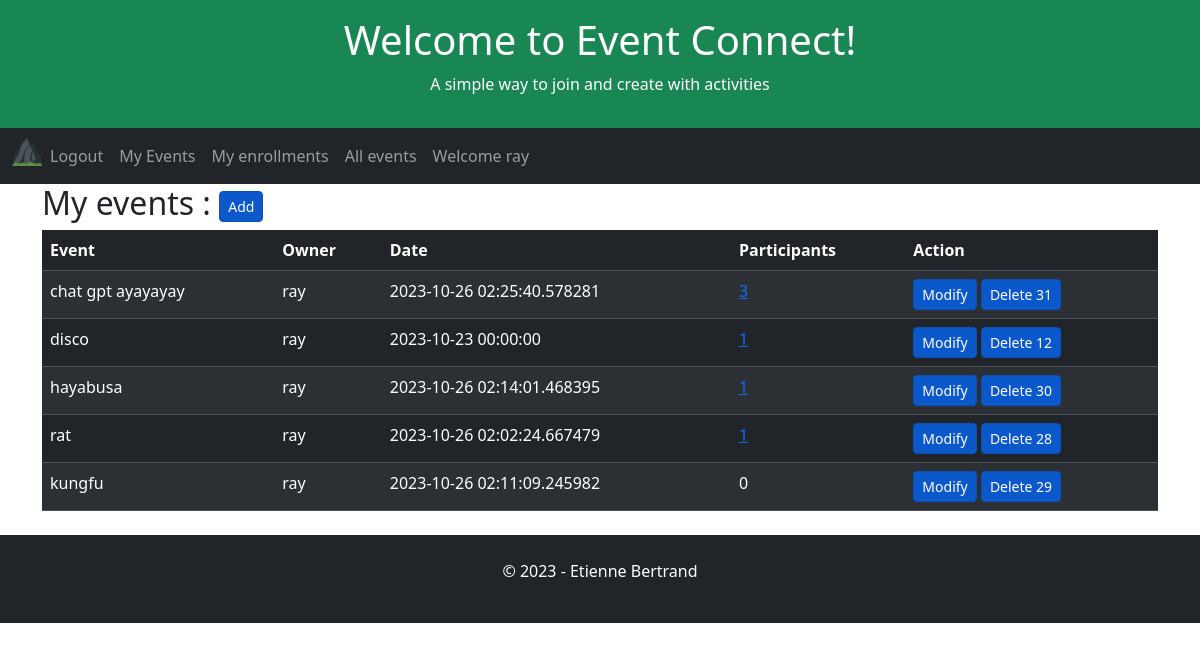
The app's page /user-events (signed in) with its own data.
### app/models.py (models this page shows, shortened)
class User(UserMixin, db.Model):
    id = db.Column(db.Integer, primary_key=True)
    username = db.Column(db.String(64), index=True, unique=True)
    email = db.Column(db.String(120), index=True, unique=True)
    password_hash = db.Column(db.String(128))

class Event(db.Model):
    id = db.Column(db.Integer, primary_key=True)
    user_id = db.Column(db.Integer, db.ForeignKey('user.id', name='fk_event_user'), nullable=False)
    title = db.Column(db.String(255), nullable=False)
    date = db.Column(db.DateTime, index=True, default=datetime.utcnow)

### app/routes.py (the view)
@app.route('/user-events', methods=['GET', 'POST', 'UPDATE'])
@login_required
def userEvents():
    global appName, appSlogan, appTitle, db
    user_id = current_user.id
    userEvents = db.session.query(
        Event.user_id,
        Event.id,
        User.username.label("owner"),
        Event.date,
        Event.title,
        func.count(Enrollment.user_id).label('participants')
    ).outerjoin(User, Event.user_id == User.id
    ).outerjoin(Enrollment, Event.id == Enrollment.event_id
    ).filter(
        Event.user_id == user_id
    ).group_by(
        Event.user_id,
        Event.date,
        Event.title
    ).order_by(
         func.count(Enrollment.user_id).label('participants').desc(),
         Event.title
    ).all()
    return render_template(
        'user-events.html',
        appName=appName,
        appTitle=appTitle,
        appSlogan=appSlogan,
        userEvents=userEvents
    )

### app/models.py (called while the page is built)
@login.user_loader
def load_user(id):
    return User.query.get(int(id))

### app/templates/user-events.html (shortened to what this page needs)
{% extends "home.html" %}
{% block content %}
    <h2>My events : <a href="{{ url_for('event') }}" class="btn btn-primary btn-sm active" role="button" aria-pressed="true">Add</a></h2>
        <table class="table table-dark table-hover table-striped">
            <thead>
            <tr>
                <th>Event</th>
                <th>Owner</th>
                <th>Date</th>
                <th>Participants</th>
                <th>Action</th>
            </tr>
            </thead>
            <tbody>
                {% for event in userEvents %}
                    <tr>
                        <td>{{ event.title }}</td>
                        <td>{{ event.owner }}</td>
                        <td>{{ event.date }}</td>
                        {% if event.participants > 0 %}
                        <td><a href="{{ url_for('eventEnrollments') }}/{{event.id}}" aria-pressed="true">{{ event.participants }}</a></td>
                        {% else %}
                        <td>{{ event.participants }}</td>
                    {% endif %}
                        <td>
                            <a href="{{ url_for('event') }}/{{event.id}}" class="btn btn-primary btn-sm active" role="button" aria-pressed="true">Modify</a>
                            <a href="{{ url_for('event') }}" class="btn btn-primary btn-sm active" role="button" aria-pressed="true" data-bs-toggle="modal" data-bs-target="#exampleModal" data-bs-whatever="{{event.id}}" >Delete {{ event.id }}</a>
                        </td>
                    </tr>
                {% endfor %}
            </tbody>
        </table>
{% endblock %}

### app/templates/home.html (shortened to what this page needs)
<!DOCTYPE html>
<html lang="en">
<head>
    <link href="https://cdn.jsdelivr.net/npm/bootstrap@5.3.2/dist/css/bootstrap.min.css" rel="stylesheet">
</head>
<body>
    <div class="p-3 bg-success text-white text-center">
    {% if appTitle %}
        <h1>{{ appTitle }}</h1>
        {% else %}
        <h1>hard coded appTitle xyz</h1>
    {% endif %}
    {% if appSlogan %}
        <p>{{ appSlogan }}</p>
        {% else %}
        <p>hard coded appSlogan xyz</p>
    {% endif %}
    </div>
    <nav class="navbar navbar-expand-lg bg-dark navbar-dark">
        <div class="container-fluid">
            <div class="collapse navbar-collapse" id="navbarNav">
            <ul class="navbar-nav">
                <li class="nav-item">
                    <a class="nav-brand" href="{{ url_for('index') }}">
                        <img src="{{ url_for('static', filename='/favicon_io/favicon-32x32.png') }}" width="30" height="30" alt="">
                    </a>
                </li>
                {% if current_user.is_anonymous %}
                <li class="nav-item">
                <a class="nav-link" href="{{ url_for('login') }}">Login</a>
                </li>
                <li class="nav-item">
                    <a class="nav-link" href="{{ url_for('register') }}">Subscribe</a>
                </li>
                {% else %}
                <li class="nav-item">
                    <a class="nav-link" href="{{ url_for('logout') }}">Logout</a>
                </li>
                <li class="nav-item">
                    <a class="nav-link" href="{{ url_for('userEvents') }}">My Events</a>
                </li>
                <li class="nav-item">
                    <a class="nav-link" href="{{ url_for('userEnrollments') }}">My enrollments</a>
                <li class="nav-item">
                    <a class="nav-link" href="{{ url_for('allEvents') }}">All events</a>
                </li>
                <li class="nav-item">
                    <a class="nav-link" href="{{ url_for('index') }}">Welcome {{ current_user.username }}</a>
                </li>
                {% endif %}
            </ul>
            </div>
        </div>
    </nav>
    <div class="container">
        {% block content %}{% endblock %}
    </div>
    <div class="mt-4 p-4 bg-dark text-white text-center">
    <p>© 2023 - Etienne Bertrand</p>
    </div>
</body>
</html>

### records on screen
User: username "ray"
Event: title "chat gpt ayayayay", owner "ray", date "2023-10-26 02:25:40.578281", participants "3", id "31"
Event: title "disco", owner "ray", date "2023-10-23 00:00:00", participants "1", id "12"
Event: title "hayabusa", owner "ray", date "2023-10-26 02:14:01.468395", participants "1", id "30"
Event: title "rat", owner "ray", date "2023-10-26 02:02:24.667479", participants "1", id "28"
Event: title "kungfu", owner "ray", date "2023-10-26 02:11:09.245982", participants "0", id "29"

### other values on screen
{{ appTitle }} "Welcome to Event Connect!"
{{ appSlogan }} "A simple way to join and create with activities"
